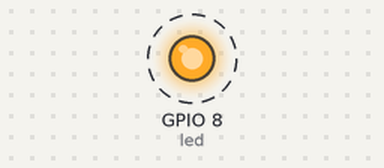
This program was run on a simulated ESP32 board running MicroPython. On the bench: output pins drawn as LEDs (lit = HIGH). Dashed ring = blinking. Library files of the repository ran but are not shown: 1 file(s); what the program prints to the serial console is not drawn.

Above: at 0.2 s.
Timing chart, 0 to 3.0 s (numbered marks = the images above):
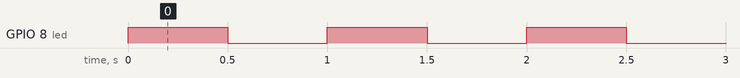

Measured:
- by itself, GPIO 8 (led): alternates HIGH for 0.50 s and LOW for 0.50 s

The program:

main.py
```python
import time

from machine import Pin

# El LED en el ESP32-C3 Super Mini suele estar conectado al GPIO 8
led = Pin(8, Pin.OUT)

print("Iniciando parpadeo del LED...")

while True:
    led.value(1)  # Encender el LED
    time.sleep(0.5)  # Esperar medio segundo
    led.value(0)  # Apagar el LED
    time.sleep(0.5)  # Esperar medio segundo
```
